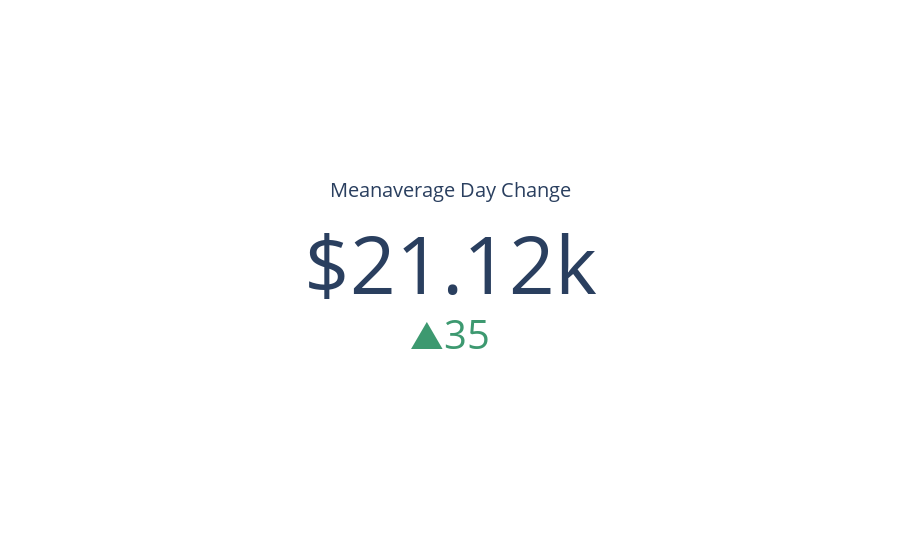

Notebook source saved alongside this figure:
### Code cell
import plotly.graph_objects as go


fig = go.Figure(go.Indicator(
    domain = {'x': [0, 1], 'y': [0, 1]},
    value = df.meanavge.iloc[-1],
    mode = "number+delta",
    number = {'prefix': "$"},
    delta = {"reference": ((df.meanavge.iloc[-2])), "valueformat": ".0f"},
    title = {'text': "Meanaverage Day Change"},
    gauge = {'axis': {'range': [None, df.price[df['price']==df.price.max()].tolist()[0]]},
    'bar': {'color': "orange"}}))


fig.show()
fig.write_html("../static/meanaverage.html")

### Figure 1 — Plotly figure (JSON) as saved in the notebook; plotly's stock layout.template omitted (floating-point values rounded to 4 significant figures)
{"data": [{"delta": {"reference": 21090.0, "valueformat": ".0f"}, "domain": {"x": [0, 1], "y": [0, 1]}, "gauge": {"axis": {"range": [null, 67530.0]}, "bar": {"color": "orange"}}, "mode": "number+delta", "number": {"prefix": "$"}, "title": {"text": "Meanaverage Day Change"}, "type": "indicator", "value": 21120.0}], "layout": {}}
